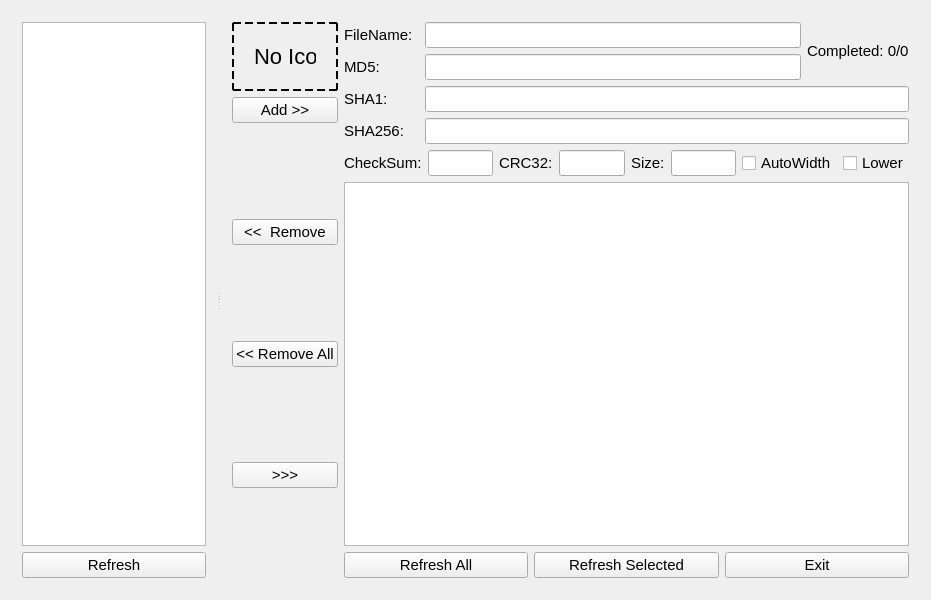
<?xml version="1.0" encoding="UTF-8"?>
<ui version="4.0">
 <class>CheckSumClass</class>
 <widget class="QMainWindow" name="CheckSumClass">
  <property name="geometry">
   <rect>
    <x>0</x>
    <y>0</y>
    <width>931</width>
    <height>600</height>
   </rect>
  </property>
  <property name="font">
   <font>
    <family>微软雅黑</family>
    <pointsize>11</pointsize>
   </font>
  </property>
  <property name="windowTitle">
   <string>CheckSum</string>
  </property>
  <property name="styleSheet">
   <string notr="true">QTableView{
	alternate-background-color:rgb(221, 238, 255);
}
/*
QTableView::item::hover{
	background-color:red;
	font-weight:bold;
	color:red;
}*/</string>
  </property>
  <widget class="QWidget" name="centralWidget">
   <layout class="QGridLayout" name="gridLayout">
    <item row="0" column="0">
     <widget class="QSplitter" name="splitter">
      <property name="font">
       <font>
        <family>Arial</family>
        <pointsize>11</pointsize>
        <weight>50</weight>
        <bold>false</bold>
       </font>
      </property>
      <property name="orientation">
       <enum>Qt::Horizontal</enum>
      </property>
      <widget class="QWidget" name="widget_Left" native="true">
       <property name="font">
        <font>
         <family>Arial</family>
         <pointsize>11</pointsize>
         <weight>50</weight>
         <bold>false</bold>
        </font>
       </property>
       <layout class="QVBoxLayout" name="verticalLayout_2">
        <item>
         <widget class="QTreeView" name="treeView_explorer">
          <property name="font">
           <font>
            <family>Arial</family>
            <pointsize>11</pointsize>
            <weight>50</weight>
            <bold>false</bold>
            <kerning>true</kerning>
           </font>
          </property>
          <property name="focusPolicy">
           <enum>Qt::StrongFocus</enum>
          </property>
         </widget>
        </item>
        <item>
         <widget class="QPushButton" name="pushButton_refresh">
          <property name="font">
           <font>
            <family>Arial</family>
            <pointsize>11</pointsize>
            <weight>50</weight>
            <bold>false</bold>
            <kerning>true</kerning>
           </font>
          </property>
          <property name="focusPolicy">
           <enum>Qt::StrongFocus</enum>
          </property>
          <property name="text">
           <string>Refresh</string>
          </property>
         </widget>
        </item>
       </layout>
      </widget>
      <widget class="QWidget" name="layoutWidget">
       <property name="font">
        <font>
         <family>Arial</family>
         <pointsize>11</pointsize>
         <weight>50</weight>
         <bold>false</bold>
        </font>
       </property>
       <layout class="QGridLayout" name="gridLayout_Right">
        <item row="0" column="3">
         <widget class="QLineEdit" name="lineEdit_fileName">
          <property name="font">
           <font>
            <family>Arial</family>
            <pointsize>11</pointsize>
            <weight>50</weight>
            <bold>false</bold>
            <kerning>true</kerning>
           </font>
          </property>
          <property name="focusPolicy">
           <enum>Qt::StrongFocus</enum>
          </property>
         </widget>
        </item>
        <item row="0" column="0" rowspan="7">
         <layout class="QVBoxLayout" name="verticalLayout">
          <item>
           <widget class="QWidget" name="widget_icon" native="true">
            <property name="minimumSize">
             <size>
              <width>32</width>
              <height>32</height>
             </size>
            </property>
            <property name="font">
             <font>
              <family>Arial</family>
              <pointsize>11</pointsize>
              <weight>50</weight>
              <bold>false</bold>
             </font>
            </property>
            <property name="styleSheet">
             <string notr="true">#widget_icon{
border:2px dashed;
}</string>
            </property>
            <layout class="QGridLayout" name="gridLayout_2">
             <item row="0" column="0">
              <widget class="QWidget" name="widget_BigIcon" native="true">
               <property name="font">
                <font>
                 <family>Arial</family>
                 <pointsize>11</pointsize>
                 <weight>50</weight>
                 <bold>false</bold>
                </font>
               </property>
               <layout class="QGridLayout" name="gridLayout_3">
                <item row="0" column="0">
                 <widget class="MoveLabel" name="label_NoIcon">
                  <property name="font">
                   <font>
                    <family>Arial</family>
                    <pointsize>11</pointsize>
                    <weight>50</weight>
                    <bold>false</bold>
                   </font>
                  </property>
                  <property name="text">
                   <string>&lt;font size=&quot;5&quot;&gt;No Icon&lt;/font&gt;</string>
                  </property>
                  <property name="alignment">
                   <set>Qt::AlignCenter</set>
                  </property>
                 </widget>
                </item>
               </layout>
              </widget>
             </item>
            </layout>
           </widget>
          </item>
          <item>
           <widget class="QPushButton" name="pushButton_add">
            <property name="font">
             <font>
              <family>Arial</family>
              <pointsize>11</pointsize>
              <weight>50</weight>
              <bold>false</bold>
              <kerning>true</kerning>
             </font>
            </property>
            <property name="focusPolicy">
             <enum>Qt::StrongFocus</enum>
            </property>
            <property name="text">
             <string>Add &gt;&gt;</string>
            </property>
           </widget>
          </item>
          <item>
           <spacer name="verticalSpacer_2">
            <property name="font">
             <font>
              <family>Arial</family>
              <pointsize>11</pointsize>
              <weight>50</weight>
              <bold>false</bold>
             </font>
            </property>
            <property name="orientation">
             <enum>Qt::Vertical</enum>
            </property>
            <property name="sizeHint" stdset="0">
             <size>
              <width>20</width>
              <height>40</height>
             </size>
            </property>
           </spacer>
          </item>
          <item>
           <widget class="QPushButton" name="pushButton_delete">
            <property name="font">
             <font>
              <family>Arial</family>
              <pointsize>11</pointsize>
              <weight>50</weight>
              <bold>false</bold>
              <kerning>true</kerning>
             </font>
            </property>
            <property name="focusPolicy">
             <enum>Qt::StrongFocus</enum>
            </property>
            <property name="text">
             <string>&lt;&lt;  Remove</string>
            </property>
           </widget>
          </item>
          <item>
           <spacer name="verticalSpacer_3">
            <property name="font">
             <font>
              <family>Arial</family>
              <pointsize>11</pointsize>
              <weight>50</weight>
              <bold>false</bold>
             </font>
            </property>
            <property name="orientation">
             <enum>Qt::Vertical</enum>
            </property>
            <property name="sizeHint" stdset="0">
             <size>
              <width>20</width>
              <height>40</height>
             </size>
            </property>
           </spacer>
          </item>
          <item>
           <widget class="QPushButton" name="pushButton_deleteAll">
            <property name="font">
             <font>
              <family>Arial</family>
              <pointsize>11</pointsize>
              <weight>50</weight>
              <bold>false</bold>
              <kerning>true</kerning>
             </font>
            </property>
            <property name="focusPolicy">
             <enum>Qt::StrongFocus</enum>
            </property>
            <property name="text">
             <string>&lt;&lt; Remove All</string>
            </property>
           </widget>
          </item>
          <item>
           <spacer name="verticalSpacer_4">
            <property name="font">
             <font>
              <family>Arial</family>
              <pointsize>11</pointsize>
              <weight>50</weight>
              <bold>false</bold>
             </font>
            </property>
            <property name="orientation">
             <enum>Qt::Vertical</enum>
            </property>
            <property name="sizeHint" stdset="0">
             <size>
              <width>20</width>
              <height>40</height>
             </size>
            </property>
           </spacer>
          </item>
          <item>
           <widget class="QPushButton" name="pushButton_hideShowLeft">
            <property name="font">
             <font>
              <family>Arial</family>
              <pointsize>11</pointsize>
              <weight>50</weight>
              <bold>false</bold>
              <kerning>true</kerning>
             </font>
            </property>
            <property name="focusPolicy">
             <enum>Qt::StrongFocus</enum>
            </property>
            <property name="text">
             <string>&gt;&gt;&gt;</string>
            </property>
           </widget>
          </item>
          <item>
           <spacer name="verticalSpacer_5">
            <property name="font">
             <font>
              <family>Arial</family>
              <pointsize>11</pointsize>
              <weight>50</weight>
              <bold>false</bold>
             </font>
            </property>
            <property name="orientation">
             <enum>Qt::Vertical</enum>
            </property>
            <property name="sizeHint" stdset="0">
             <size>
              <width>20</width>
              <height>40</height>
             </size>
            </property>
           </spacer>
          </item>
         </layout>
        </item>
        <item row="0" column="4" rowspan="2">
         <widget class="MoveLabel" name="label_Percent">
          <property name="font">
           <font>
            <family>Arial</family>
            <pointsize>11</pointsize>
            <weight>50</weight>
            <bold>false</bold>
            <kerning>true</kerning>
           </font>
          </property>
          <property name="text">
           <string>Completed: 0/0</string>
          </property>
         </widget>
        </item>
        <item row="6" column="1" colspan="4">
         <layout class="QHBoxLayout" name="horizontalLayout">
          <item>
           <widget class="QPushButton" name="pushButton_refreshAll">
            <property name="font">
             <font>
              <family>Arial</family>
              <pointsize>11</pointsize>
              <weight>50</weight>
              <bold>false</bold>
              <kerning>true</kerning>
             </font>
            </property>
            <property name="focusPolicy">
             <enum>Qt::StrongFocus</enum>
            </property>
            <property name="text">
             <string>Refresh All</string>
            </property>
           </widget>
          </item>
          <item>
           <widget class="QPushButton" name="pushButton_refreshSelected">
            <property name="font">
             <font>
              <family>Arial</family>
              <pointsize>11</pointsize>
              <weight>50</weight>
              <bold>false</bold>
              <kerning>true</kerning>
             </font>
            </property>
            <property name="focusPolicy">
             <enum>Qt::StrongFocus</enum>
            </property>
            <property name="text">
             <string>Refresh Selected</string>
            </property>
           </widget>
          </item>
          <item>
           <widget class="QPushButton" name="pushButton_exit">
            <property name="font">
             <font>
              <family>Arial</family>
              <pointsize>11</pointsize>
              <weight>50</weight>
              <bold>false</bold>
              <kerning>true</kerning>
             </font>
            </property>
            <property name="focusPolicy">
             <enum>Qt::StrongFocus</enum>
            </property>
            <property name="text">
             <string>Exit</string>
            </property>
           </widget>
          </item>
         </layout>
        </item>
        <item row="1" column="3">
         <widget class="QLineEdit" name="lineEdit_MD5">
          <property name="font">
           <font>
            <family>Arial</family>
            <pointsize>11</pointsize>
            <weight>50</weight>
            <bold>false</bold>
            <kerning>true</kerning>
           </font>
          </property>
          <property name="focusPolicy">
           <enum>Qt::StrongFocus</enum>
          </property>
         </widget>
        </item>
        <item row="4" column="1" colspan="4">
         <layout class="QHBoxLayout" name="horizontalLayout_2">
          <item>
           <widget class="MoveLabel" name="label_3">
            <property name="font">
             <font>
              <family>Arial</family>
              <pointsize>11</pointsize>
              <weight>50</weight>
              <bold>false</bold>
              <kerning>true</kerning>
             </font>
            </property>
            <property name="focusPolicy">
             <enum>Qt::StrongFocus</enum>
            </property>
            <property name="text">
             <string>CheckSum:</string>
            </property>
           </widget>
          </item>
          <item>
           <widget class="QLineEdit" name="lineEdit_checkSum">
            <property name="font">
             <font>
              <family>Arial</family>
              <pointsize>11</pointsize>
              <weight>50</weight>
              <bold>false</bold>
              <kerning>true</kerning>
             </font>
            </property>
            <property name="focusPolicy">
             <enum>Qt::StrongFocus</enum>
            </property>
           </widget>
          </item>
          <item>
           <widget class="MoveLabel" name="label_4">
            <property name="font">
             <font>
              <family>Arial</family>
              <pointsize>11</pointsize>
              <weight>50</weight>
              <bold>false</bold>
              <kerning>true</kerning>
             </font>
            </property>
            <property name="focusPolicy">
             <enum>Qt::StrongFocus</enum>
            </property>
            <property name="text">
             <string>CRC32:</string>
            </property>
           </widget>
          </item>
          <item>
           <widget class="QLineEdit" name="lineEdit_CRC32">
            <property name="font">
             <font>
              <family>Arial</family>
              <pointsize>11</pointsize>
              <weight>50</weight>
              <bold>false</bold>
              <kerning>true</kerning>
             </font>
            </property>
            <property name="focusPolicy">
             <enum>Qt::StrongFocus</enum>
            </property>
           </widget>
          </item>
          <item>
           <widget class="MoveLabel" name="label_6">
            <property name="font">
             <font>
              <family>Arial</family>
              <pointsize>11</pointsize>
              <weight>50</weight>
              <bold>false</bold>
              <kerning>true</kerning>
             </font>
            </property>
            <property name="focusPolicy">
             <enum>Qt::StrongFocus</enum>
            </property>
            <property name="text">
             <string>Size:</string>
            </property>
           </widget>
          </item>
          <item>
           <widget class="QLineEdit" name="lineEdit_Size">
            <property name="font">
             <font>
              <family>Arial</family>
              <pointsize>11</pointsize>
              <weight>50</weight>
              <bold>false</bold>
              <kerning>true</kerning>
             </font>
            </property>
            <property name="focusPolicy">
             <enum>Qt::StrongFocus</enum>
            </property>
           </widget>
          </item>
          <item>
           <widget class="QCheckBox" name="checkBox_autoWidth">
            <property name="font">
             <font>
              <family>Arial</family>
              <pointsize>11</pointsize>
              <weight>50</weight>
              <bold>false</bold>
             </font>
            </property>
            <property name="text">
             <string>AutoWidth</string>
            </property>
           </widget>
          </item>
          <item>
           <widget class="QCheckBox" name="checkBox_lower">
            <property name="font">
             <font>
              <family>Arial</family>
              <pointsize>11</pointsize>
              <weight>50</weight>
              <bold>false</bold>
             </font>
            </property>
            <property name="text">
             <string>Lower</string>
            </property>
           </widget>
          </item>
         </layout>
        </item>
        <item row="1" column="1">
         <widget class="MoveLabel" name="label_2">
          <property name="font">
           <font>
            <family>Arial</family>
            <pointsize>11</pointsize>
            <weight>50</weight>
            <bold>false</bold>
            <kerning>true</kerning>
           </font>
          </property>
          <property name="focusPolicy">
           <enum>Qt::StrongFocus</enum>
          </property>
          <property name="text">
           <string>MD5:</string>
          </property>
         </widget>
        </item>
        <item row="2" column="3" colspan="2">
         <widget class="QLineEdit" name="lineEdit_SHA1">
          <property name="font">
           <font>
            <family>Arial</family>
            <pointsize>11</pointsize>
            <weight>50</weight>
            <bold>false</bold>
            <kerning>true</kerning>
           </font>
          </property>
          <property name="focusPolicy">
           <enum>Qt::StrongFocus</enum>
          </property>
         </widget>
        </item>
        <item row="0" column="1">
         <widget class="MoveLabel" name="label">
          <property name="font">
           <font>
            <family>Arial</family>
            <pointsize>11</pointsize>
            <weight>50</weight>
            <bold>false</bold>
            <kerning>true</kerning>
           </font>
          </property>
          <property name="focusPolicy">
           <enum>Qt::StrongFocus</enum>
          </property>
          <property name="text">
           <string>FileName:</string>
          </property>
         </widget>
        </item>
        <item row="5" column="1" colspan="4">
         <widget class="QTableView" name="tableView_records">
          <property name="font">
           <font>
            <family>Arial</family>
            <pointsize>11</pointsize>
            <weight>50</weight>
            <bold>false</bold>
            <kerning>true</kerning>
           </font>
          </property>
          <property name="focusPolicy">
           <enum>Qt::StrongFocus</enum>
          </property>
          <property name="styleSheet">
           <string notr="true"/>
          </property>
          <property name="tabKeyNavigation">
           <bool>false</bool>
          </property>
          <attribute name="horizontalHeaderMinimumSectionSize">
           <number>30</number>
          </attribute>
         </widget>
        </item>
        <item row="2" column="1">
         <widget class="MoveLabel" name="label_5">
          <property name="font">
           <font>
            <family>Arial</family>
            <pointsize>11</pointsize>
            <weight>50</weight>
            <bold>false</bold>
            <kerning>true</kerning>
           </font>
          </property>
          <property name="focusPolicy">
           <enum>Qt::StrongFocus</enum>
          </property>
          <property name="text">
           <string>SHA1:</string>
          </property>
         </widget>
        </item>
        <item row="3" column="1">
         <widget class="QLabel" name="label_7">
          <property name="font">
           <font>
            <family>Arial</family>
            <pointsize>11</pointsize>
           </font>
          </property>
          <property name="focusPolicy">
           <enum>Qt::StrongFocus</enum>
          </property>
          <property name="text">
           <string>SHA256:</string>
          </property>
         </widget>
        </item>
        <item row="3" column="3" colspan="2">
         <widget class="QLineEdit" name="lineEdit_SHA256">
          <property name="font">
           <font>
            <family>Arial</family>
            <pointsize>11</pointsize>
           </font>
          </property>
         </widget>
        </item>
       </layout>
      </widget>
     </widget>
    </item>
   </layout>
  </widget>
 </widget>
 <layoutdefault spacing="6" margin="11"/>
 <customwidgets>
  <customwidget>
   <class>MoveLabel</class>
   <extends>QLabel</extends>
   <header>MoveLabel.h</header>
  </customwidget>
 </customwidgets>
 <tabstops>
  <tabstop>lineEdit_fileName</tabstop>
  <tabstop>lineEdit_MD5</tabstop>
  <tabstop>lineEdit_SHA1</tabstop>
  <tabstop>lineEdit_checkSum</tabstop>
  <tabstop>lineEdit_CRC32</tabstop>
  <tabstop>lineEdit_Size</tabstop>
  <tabstop>tableView_records</tabstop>
  <tabstop>pushButton_refreshAll</tabstop>
  <tabstop>pushButton_refreshSelected</tabstop>
  <tabstop>pushButton_exit</tabstop>
  <tabstop>treeView_explorer</tabstop>
  <tabstop>pushButton_refresh</tabstop>
  <tabstop>pushButton_add</tabstop>
  <tabstop>pushButton_delete</tabstop>
  <tabstop>pushButton_deleteAll</tabstop>
  <tabstop>pushButton_hideShowLeft</tabstop>
 </tabstops>
 <resources>
  <include location="checksum.qrc"/>
 </resources>
 <connections/>
</ui>
